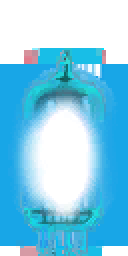
#> input picture assets/HUD_rock_tube_glow_full_b.png, 64 x 128 px (shown 2 times larger)
$ python -i __main__.py   (imports and definitions only)
#> lines starting #> are read from the running program, lines starting #| are printed output that depends on the picture
### pipeline/package/texture.py
"""Pre-encoded package textures (docs/PACKAGE-FORMAT.md section 7): the GH3TEX02 file, its BC1/BC3 encoder, and a decoder.

GH3TEX02: magic, Unity TextureFormat (4 RGBA32, 10 BC1, 12 BC3), width, height, mip count, flags (int32 little-endian
each), then the full mip chain, largest level first, rows bottom first, as Texture2D.LoadRawTextureData takes it. The
importer copies the file into the cache without a change.

The encoder gives the same bytes as the C# importer encoder of 2026-10-10 (src/Packages/BlockCompression.cs before
format 1.0 stored pre-encoded textures): principal-axis endpoints, least-squares refinement, exact single colours, and
min/max alpha with 8 levels. All blocks of a level are encoded together with numpy.

Relative imports only: the Blender add-on bundles this module (blender/build.py). numpy is the only dependency.
"""

import math
import struct
import zlib

import numpy as np

from . import glb

MAGIC = b"GH3TEX02"
HEADER = struct.Struct("<8s5i")
HEADER_SIZE = HEADER.size
RGBA32, BC1, BC3 = 4, 10, 12
FORMATS = {RGBA32: "RGBA32", BC1: "BC1", BC3: "BC3"}
FLAG_LINEAR = 1
FLAGS = FLAG_LINEAR
MIME_TYPE = "image/vnd-gh3.tex"
EXTENSION = "GH3_texture_bc"
MAX_SIZE = 4096
MINIMUM_PSNR = 36.0
# Blocks for each numpy batch (a 256 x 256 pixel area): about 10 MB of work arrays.
BATCH = 1 << 12
# BC1 and BC3 (Microsoft block compression reference): 4 x 4 pixel blocks; BC1 is 8 bytes (two RGB565 endpoints and
# 2-bit indices), BC3 adds 8 bytes of alpha (two endpoints and 3-bit indices) before them.
BLOCK_PIXELS = 16
BC1_BLOCK_SIZE = 8
BC3_BLOCK_SIZE = 16
RED_BITS, GREEN_BITS, BLUE_BITS = 5, 6, 5
# The encoder of src/Packages/BlockCompression.cs (before format 1.0): power iterations for the principal axis, least-
# squares refinement passes, the axis of a block without colour spread (Rec. 601 luma), and the singular limit.
AXIS_ITERATIONS = 6
REFINE_PASSES = 2
LUMA_AXIS = (0.299, 0.587, 0.114)
SINGULAR = 1e-9
# Single-colour table: the mix error wins, then the smaller endpoint distance.
MIX_ERROR_WEIGHT = 100


class TextureError(ValueError):
    pass


# [55 lines left out: functions mip_count, level_size, levels, read_header, downsample, not called in this run]


def _expand5(v):
    return v << 3 | v >> 2


def _expand6(v):
    return v << 2 | v >> 4


def _quantize(value, bits):
    top = (1 << bits) - 1
    return np.clip(np.round(np.asarray(value, dtype=np.float64) * top / 255.0), 0, top).astype(np.int64)


def _single_table(bits):
    """For each 8-bit value, the endpoint pair whose 2/3 + 1/3 mix is closest (BC1 index 2)."""
#> called with bits = 5
    top = (1 << bits) - 1
    codes = np.arange(top + 1)
    expanded = _expand5(codes) if bits == 5 else _expand6(codes)
    a, b = expanded[:, None], expanded[None, :]
    mix = (2 * a + b) // 3
    table = np.zeros((256, 2), dtype=np.int64)
    for value in range(256):
        error = np.abs(mix - value) * MIX_ERROR_WEIGHT + np.abs(a - b)
        index = int(np.argmin(error))
        table[value] = divmod(index, top + 1)
    return table


_SINGLE5 = _single_table(RED_BITS)
_SINGLE6 = _single_table(GREEN_BITS)


def _pack(r, g, b):
    return r << (GREEN_BITS + BLUE_BITS) | g << BLUE_BITS | b


def _encode565(r, g, b):
    """RGB565 of 8-bit channels (rounded)."""
    return _pack(_quantize(r, RED_BITS), _quantize(g, GREEN_BITS), _quantize(b, BLUE_BITS))


def _decode565(c):
    """8-bit (r, g, b) of RGB565 values, with the bit replication of the GPU."""
    return _expand5(c >> 11), _expand6(c >> 5 & 63), _expand5(c & 31)


# [14 lines left out: functions _palette, _match, not called in this run]


_WEIGHTS = np.array([1.0, 0.0, 2.0 / 3, 1.0 / 3])


# [297 lines left out: functions _refine, _encode_color, _encode_alpha, _blocks, _encode_batch, encode_level and 7 more, not called in this run]


# GLB images (docs/PACKAGE-FORMAT.md section 6.2, GH3_texture_bc).
PNG_SIGNATURE = b"\x89PNG\r\n\x1a\n"


def split_glb(data):
    """(glTF JSON, binary chunk) of GLB bytes."""
    return glb.split_glb(data, TextureError)


def join_glb(gltf, binary):
    return glb.join_glb(gltf, binary, allow_nan=False)


# [97 lines left out: functions _view_bytes, replace_images, linear_images, _set_extension, encode_glb, decode_glb and 1 more, not called in this run]


# Private PNG chunk (ancillary, safe to copy) with the GH3TEX02 file that a PNG was decoded from: an image that comes
# back unchanged from an editor gets its original texture again, without a second encoding loss.
SOURCE_CHUNK = b"ghTx"


# [76 lines left out: functions png_bytes, png_source, unchanged_source, encode_png_image, png_rgba, not called in this run]


def encode_pngs(items):
    """encode_glb callback without worker processes (Pillow decodes)."""
    return [encode_png_image(png, png_rgba(png), linear) for png, linear in items]

### pipeline/library/__main__.py
"""Build the shared GH3 band library used by every stage pack."""

import argparse
from hashlib import sha256
from pathlib import Path

from pipeline.gh3.data import Source, script
from pipeline.library import (
    audio,
    band,
    crowd,
    direction,
    hair,
    hand_fire,
    rigs,
    scripts,
    tesla,
)
from pipeline.package.profiles import LIBRARY_ID, PROFILES
from pipeline.paths import GH3_DATA, LIBRARY
from pipeline.stagepack.pack import load_json, write_json


# [27 lines left out: functions manifest, prepare_models, prepare_hair, not called in this run]


def prepare(data, output):
    output.mkdir(parents=True, exist_ok=True)
    band.convert(data, output / "band", shared=True)
    direction.convert(data, output / "direction", shared=True)
    hair.convert(data, output / "band/hair.json")
    hand_fire.convert(Source(data), output / "hand-fire")
    crowd.convert(data, output / "crowd")
    audio.convert(data, output / "audio")
    scripts.convert(data, output / "scripts.json")
    tesla.convert(data, output / "render")
    write_catalog(data, output)
    manifest(output)
    print(output)


# [25 lines left out: function write_catalog, not called in this run]


# [17 lines not run here, left out]

>>> import cv2
>>> picture = cv2.imread('../../assets/HUD_rock_tube_glow_full_b.png', cv2.IMREAD_GRAYSCALE)
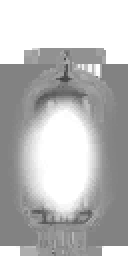
#> picture: shape (128, 64) (shown 2 times larger); min 64, max 255, mean 186
>>> result = prepare(picture, 'out.png')
#> (the run stopped early here; a loop or call above may not have finished)
